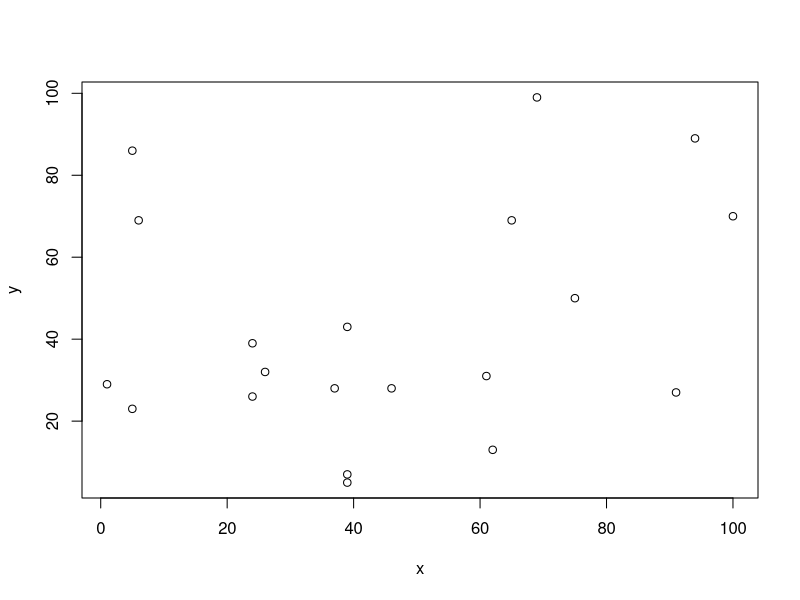
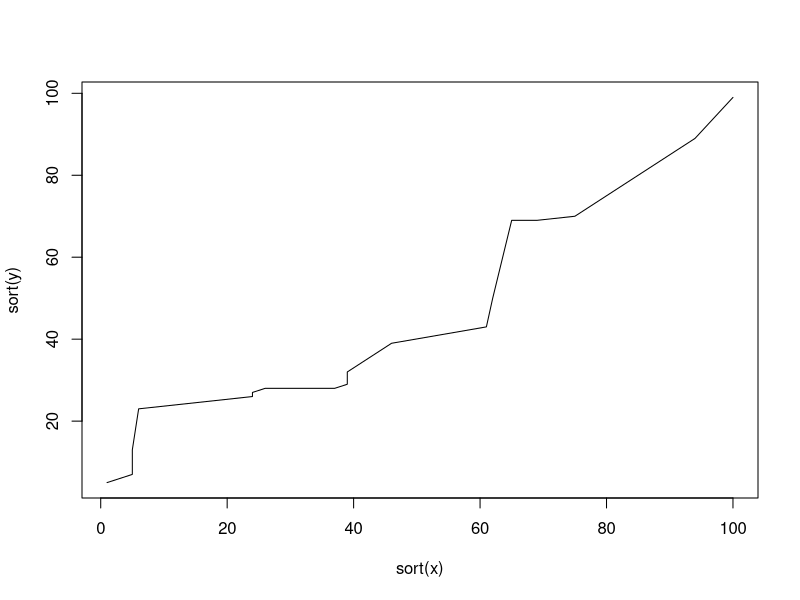

Generate these figures, in order, with R:
# Generates a vector with 20 random numbers
numbers <- floor(runif(20, min=0, max=501))

# Generates an x and y for graphing later
x <- floor(runif(20, min=0, max=101))
y <- floor(runif(20, min=0, max=101))

# Displays the highest value
max(numbers)
# Displays the lowest value
min(numbers)
# Displays the average
mean(numbers)
# Displays the most middle value
median(sort(numbers))
# Displays the most common value(mode)
names(sort(-table(numbers)))[1]

# Displays Scatter Plot
plot(x, y)

#Displays Line Chart
plot(sort(x), sort(y), type="l")
